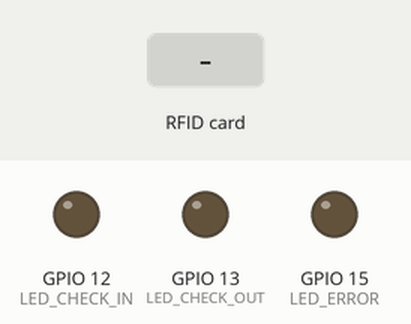
This sketch was run on a simulated ESP32. Parts: output pins drawn as LEDs (lit = HIGH). Dashed ring = blinking. The inputs (shaded band) are chosen by the test bench. WiFi joins after 1.5 s; servers stay silent unless stated; uploads are accepted with an empty reply; what the sketch prints to the serial monitor is not drawn.

Above: at 3.7 s.
3.8 s: RFID card 5E 7A 19 C4 held to the reader
At 4.16 s:
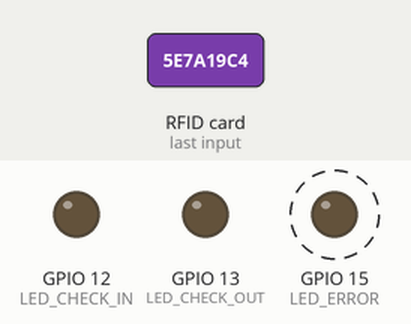
Timing chart, 0 to 6.8 s (numbered marks = the images above; inputs shaded):
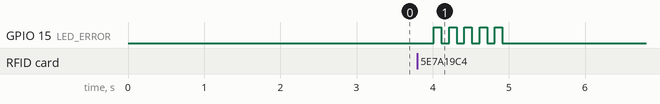

The sketch:

ESP32_RFID_API_Example.ino
```cpp
/**
 * ESP32 RFID Parking System - API Integration Example
 *
 * Hardware Required:
 * - ESP32 (e.g., ESP32-WROOM-32)
 * - RC522 RFID Reader (SPI mode)
 * - Wiring:
 *   RFID SCK   → GPIO 18
 *   RFID MOSI  → GPIO 23
 *   RFID MISO  → GPIO 19
 *   RFID SDA   → GPIO 5 (CS)
 *   RFID RST   → GPIO 4
 *
 * Libraries Required:
 * - WiFi.h (built-in)
 * - HTTPClient.h (built-in)
 * - ArduinoJson.h (install via Arduino Library Manager)
 * - MFRC522.h (install via Arduino Library Manager)
 *
 * Configuration:
 * - Update WIFI_SSID and WIFI_PASSWORD
 * - Update API_SERVER_URL and API_KEY
 * - Adjust I2C/SPI pins if different
 */

#include <WiFi.h>
#include <HTTPClient.h>
#include <ArduinoJson.h>
#include <SPI.h>
#include <MFRC522.h>

// WiFi Configuration
const char* WIFI_SSID = "YOUR_SSID";
const char* WIFI_PASSWORD = "YOUR_PASSWORD";

// API Configuration
const char* API_SERVER_URL = "http://192.168.1.100:8000/api/rfid/scan";
const char* API_KEY = "rfid-esp32-secret-key-2026";

// RFID Configuration
const int SDA_PIN = 5;
const int RST_PIN = 4;
MFRC522 rfidReader(SDA_PIN, RST_PIN);

// Status LED pins
const int LED_CHECK_IN = 12;   // Green LED for check-in
const int LED_CHECK_OUT = 13;  // Blue LED for check-out
const int LED_ERROR = 15;      // Red LED for error

void setup()
{
    Serial.begin(115200);
    delay(1000);

    Serial.println("\n\n");
    Serial.println("========================================");
    Serial.println("ESP32 RFID Parking System - Hardware API");
    Serial.println("========================================");

    // Initialize LED pins
    pinMode(LED_CHECK_IN, OUTPUT);
    pinMode(LED_CHECK_OUT, OUTPUT);
    pinMode(LED_ERROR, OUTPUT);
    digitalWrite(LED_CHECK_IN, LOW);
    digitalWrite(LED_CHECK_OUT, LOW);
    digitalWrite(LED_ERROR, LOW);

    // Initialize SPI and RFID
    SPI.begin();
    rfidReader.PCD_Init();

    Serial.println("RFID Reader initialized");
    Serial.println("Waiting for WiFi connection...");

    // Connect to WiFi
    connectToWiFi();

    Serial.println("Setup complete!");
    Serial.println("Ready to scan RFID tags...\n");
}

void loop()
{
    // Look for new RFID cards
    if (!rfidReader.PICC_IsNewCardPresent())
    {
        delay(100);
        return;
    }

    // Select one of the cards
    if (!rfidReader.PICC_ReadCardSerial())
    {
        delay(100);
        return;
    }

    // Get RFID UID
    String uid = getRfidUid();

    Serial.print("RFID Tag Scanned: ");
    Serial.println(uid);

    // Send to API
    sendRfidScan(uid);

    // Halt PICC
    rfidReader.PICC_HaltA();
    rfidReader.PCD_StopCrypto1();

    delay(500);
}

/**
 * Connect ESP32 to WiFi
 */
void connectToWiFi()
{
    WiFi.mode(WIFI_STA);
    WiFi.begin(WIFI_SSID, WIFI_PASSWORD);

    int attempts = 0;
    while (WiFi.status() != WL_CONNECTED && attempts < 20)
    {
        delay(500);
        Serial.print(".");
        attempts++;
    }

    if (WiFi.status() == WL_CONNECTED)
    {
        Serial.println("\nWiFi connected!");
        Serial.print("IP: ");
        Serial.println(WiFi.localIP());
    }
    else
    {
        Serial.println("\nFailed to connect to WiFi");
    }
}

/**
 * Get RFID UID as hex string
 */
String getRfidUid()
{
    String uid = "";
    for (byte i = 0; i < rfidReader.uid.size; i++)
    {
        if (rfidReader.uid.uidByte[i] < 0x10)
            uid += "0";
        uid += String(rfidReader.uid.uidByte[i], HEX);
    }
    uid.toUpperCase();
    return uid;
}

/**
 * Send RFID scan to API
 *
 * API Endpoint: POST /api/rfid/scan
 * Headers: x-api-key: <API_KEY>
 * Body: { "uid": "RFID_UID" }
 *
 * Response:
 * {
 *   "action": "CHECK_IN" or "CHECK_OUT",
 *   "status": "NORMAL" or "OVERTIME" or "OUT",
 *   "rfid_uid": "RFID_UID",
 *   "expires_at": "2026-03-18T13:21:00Z",
 *   "remaining_minutes": 60
 * }
 */
void sendRfidScan(String uid)
{
    if (WiFi.status() != WL_CONNECTED)
    {
        Serial.println("WiFi not connected");
        blinkLed(LED_ERROR, 3, 200);
        return;
    }

    HTTPClient http;
    http.begin(API_SERVER_URL);
    http.addHeader("Content-Type", "application/json");
    http.addHeader("x-api-key", API_KEY);

    // Create JSON payload
    StaticJsonDocument<256> doc;
    doc["uid"] = uid;

    String payload;
    serializeJson(doc, payload);

    Serial.print("Sending to API: ");
    Serial.println(payload);

    // Send POST request
    int httpResponseCode = http.POST(payload);

    if (httpResponseCode > 0)
    {
        String response = http.getString();

        Serial.print("API Response Code: ");
        Serial.println(httpResponseCode);
        Serial.print("Response: ");
        Serial.println(response);

        // Parse response
        StaticJsonDocument<512> responseDoc;
        DeserializationError error = deserializeJson(responseDoc, response);

        if (!error)
        {
            String action = responseDoc["action"] | "ERROR";
            String status = responseDoc["status"] | "ERROR";

            Serial.print("Action: ");
            Serial.println(action);
            Serial.print("Status: ");
            Serial.println(status);

            // Handle response
            if (action == "CHECK_IN")
            {
                Serial.println("✓ Vehicle checked in successfully");
                blinkLed(LED_CHECK_IN, 2, 300);
            }
            else if (action == "CHECK_OUT")
            {
                Serial.println("✓ Vehicle checked out successfully");
                blinkLed(LED_CHECK_OUT, 2, 300);
            }
            else
            {
                Serial.println("✗ Error from API");
                blinkLed(LED_ERROR, 3, 200);
            }
        }
        else
        {
            Serial.print("JSON Parse Error: ");
            Serial.println(error.c_str());
            blinkLed(LED_ERROR, 5, 100);
        }
    }
    else
    {
        Serial.print("HTTP Error: ");
        Serial.println(httpResponseCode);
        blinkLed(LED_ERROR, 3, 200);
    }

    http.end();
}

/**
 * Blink LED for visual feedback
 */
void blinkLed(int pin, int times, int delayMs)
{
    for (int i = 0; i < times; i++)
    {
        digitalWrite(pin, HIGH);
        delay(delayMs);
        digitalWrite(pin, LOW);
        delay(delayMs);
    }
}
```

Measured:
- after the input at 3.8 s, GPIO 15 (LED_ERROR): alternates HIGH for 0.10 s and LOW for 0.10 s, 10 changes in all, then stays LOW, starting after 0.22 s
